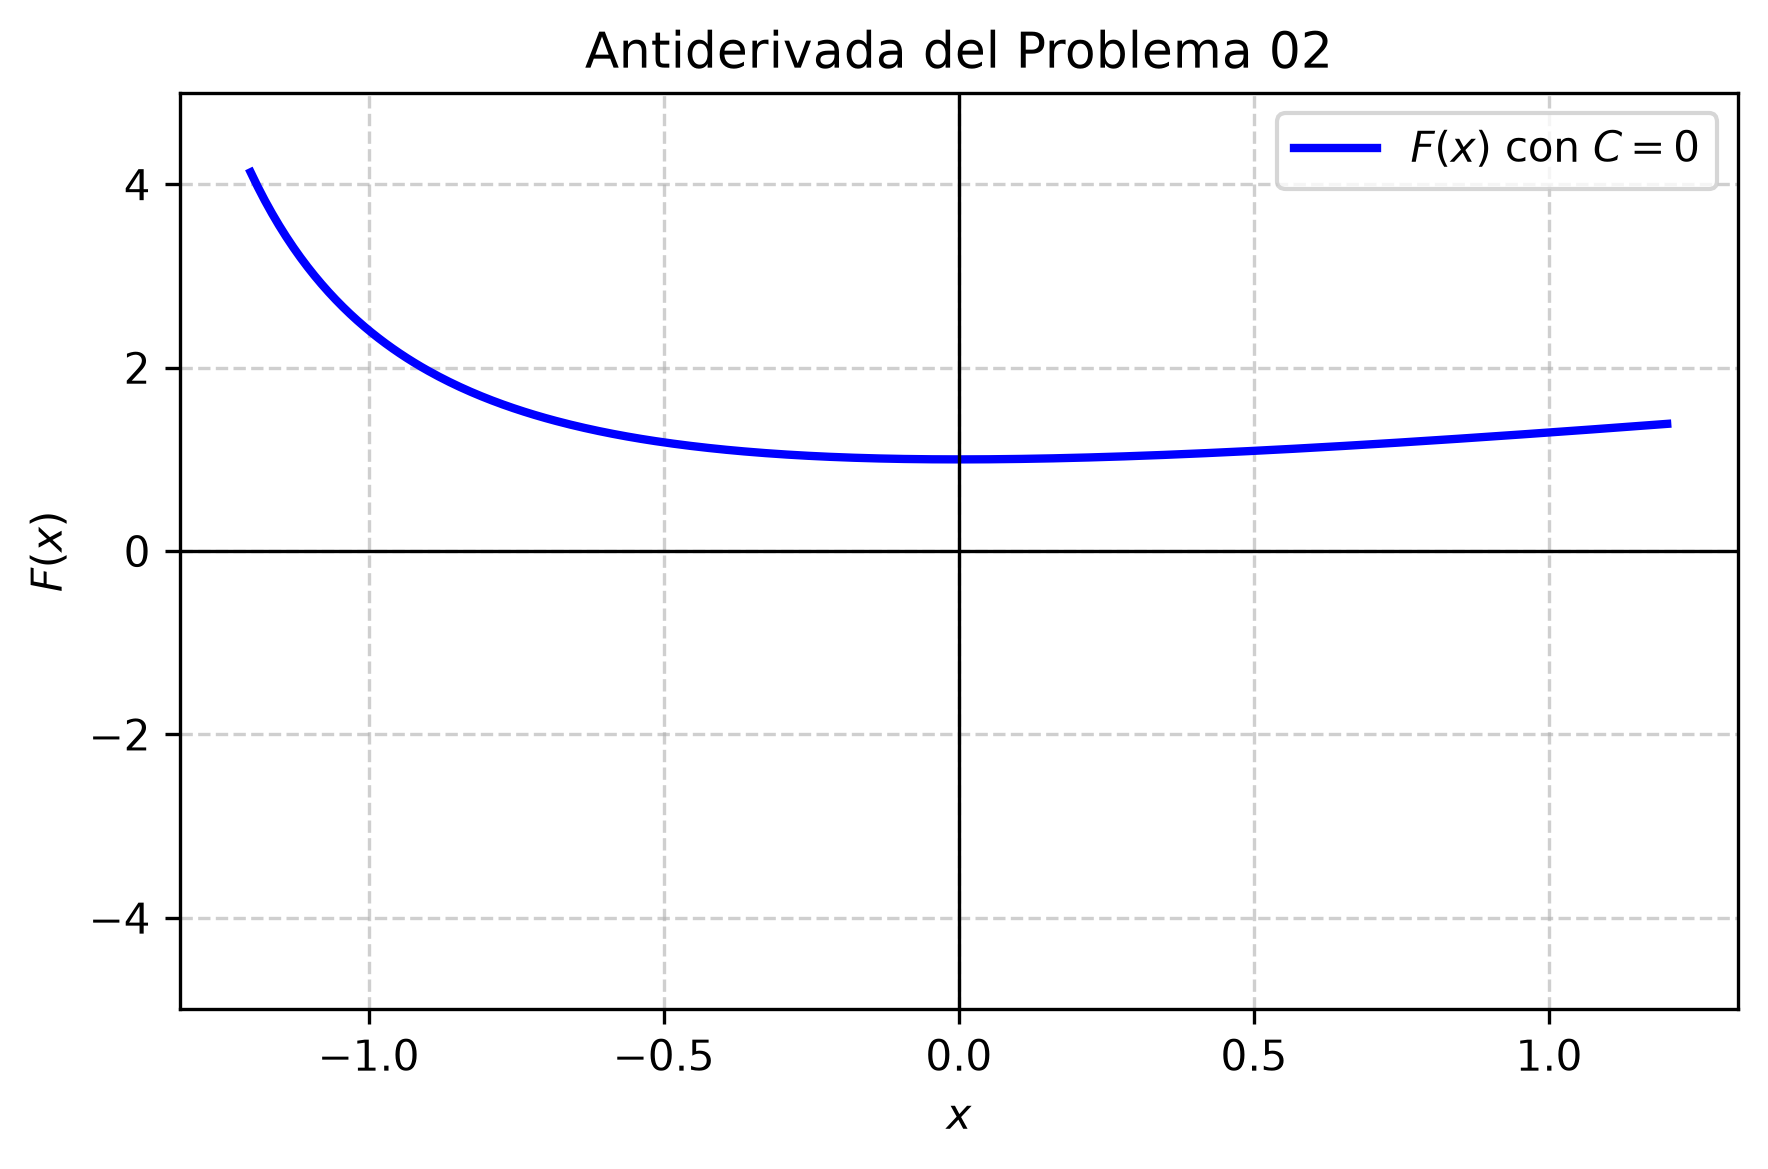

Python code for this plot:
import matplotlib
matplotlib.use('Agg')
import numpy as np
import matplotlib.pyplot as plt

x = np.linspace(-1.2, 1.2, 400)
# F(x) con C = 0 -> F(x) = x - tan(x) + sec(x)
# Evitamos discontinuidades extremas de sec(x) y tan(x) en el rango graficado
y = x - np.tan(x) + 1.0 / np.cos(x)

plt.figure(figsize=(6, 4))
plt.plot(x, y, label=r'$F(x)$ con $C=0$', color='b', linewidth=2)
plt.title('Antiderivada del Problema 02')
plt.xlabel('$x$')
plt.ylabel('$F(x)$')
plt.grid(True, linestyle='--', alpha=0.6)
plt.ylim(-5, 5)
plt.legend()
plt.axhline(0, color='black', linewidth=0.8, linestyle='-')
plt.axvline(0, color='black', linewidth=0.8, linestyle='-')
plt.tight_layout()

plt.savefig(r'semana_04/graficas/SEM04_P02_grafica.png', dpi=300, bbox_inches='tight')
plt.close()
